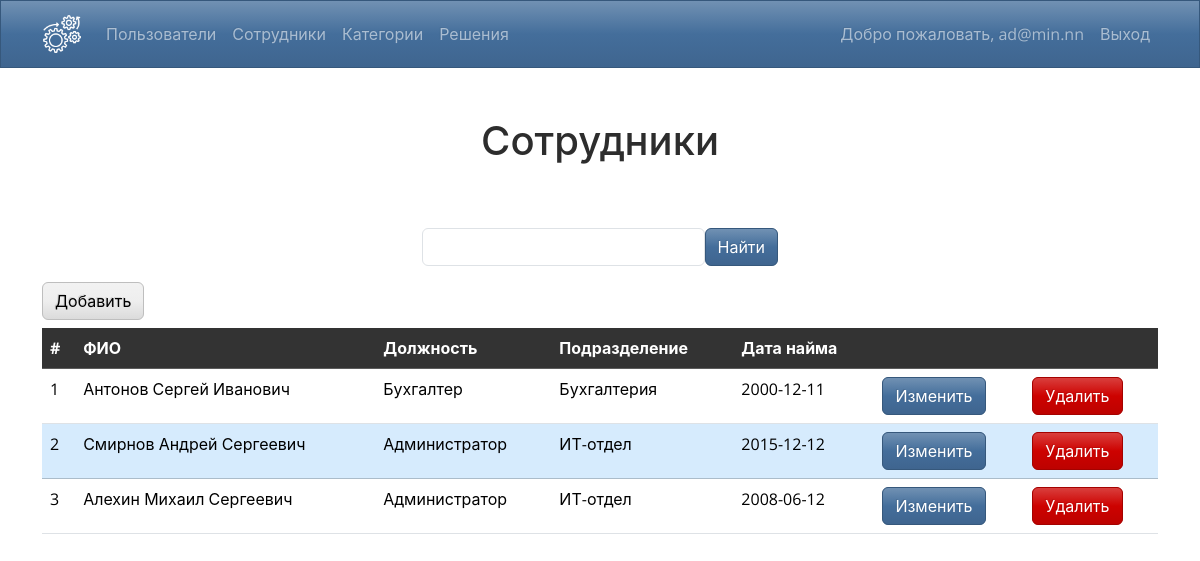
The app's page /dashboard/emps (signed in) with its own data.
### tables this page shows
CREATE TABLE `employees` (
  `empId` int(10) UNSIGNED NOT NULL,
  `lname` varchar(255) NOT NULL,
  `fname` varchar(255) NOT NULL,
  `patr` varchar(255) NOT NULL,
  `place` varchar(255) DEFAULT NULL,
  `department` varchar(255) NOT NULL,
  `ur_id` int(10) UNSIGNED NOT NULL,
  `h_date` date NOT NULL
);

### app/controllers/Dashboard.php (called while the page is built, shortened)
<?php
class Dashboard extends Controller {
    public function __construct() {
        $this->empModel = $this->model('Employee');
       }
public function emps() {
    $emps = null;
    if(isset($_POST["search"]))    {
        $param = trim($_POST["fsearch"]);
        $emps = $this->empModel->getEmps($param);
    } else {
        $emps = $this->empModel->getEmps(null);
    }
    $data = [
        'emps' => $emps
    ];
    $this->view('dashboard/emps', $data);
}
}

### app/libraries/Core.php (called while the page is built, shortened)
<?php
class Core {
    protected $currentMethod = 'index';
    public function __construct(){
       $url = $this->getUrl();
       if(isset($_GET['url'])){
        if(file_exists('../app/controllers/' . ucwords($url[0]). '.php')){
             unset($url[0]);
   }
}
       $this->currentController = new $this->currentController;
    if(isset($url[1])) {
        if(method_exists($this->currentController, $url[1])) {
        $this->currentMethod = $url[1];
        unset($url[1]);
        }
    }
    $this->params = $url ? array_values($url) : [];
    call_user_func_array([$this->currentController, $this->currentMethod], $this->params);
    }
    public function getUrl(){
        if(isset($_GET['url']))
        {
            $url = rtrim($_GET['url'], '/');
            $url = filter_var($url, FILTER_SANITIZE_URL);
            $url = explode('/', $url);
            return $url;
        }
    }
}

### public/index.php (called while the page is built)
<?php require_once '../app/bootstrap.php';
$init = new Core();

### app/libraries/Database.php (called while the page is built, shortened)
<?php
class Database {
    private $host = DB_HOST;
    private $user = DB_USER;
    private $pass = DB_PASS;
    private $dbname = DB_NAME;
    private $dbh;
    private $stmt;
    public function __construct(){
        $dsn = 'mysql:host='.$this->host.';dbname='.$this->dbname;
    $options = array(
        PDO::ATTR_PERSISTENT => true,
        PDO::ATTR_ERRMODE => PDO::ERRMODE_EXCEPTION
    );
    try {
$this->dbh = new PDO($dsn, $this->user, $this->pass, $options);
$this->dbh->exec("set names utf8");
    } catch (PDOException $e) {
        $this->error=$e->getMessage();
        echo $this->error;
    }
    }
    public function query($sql){
        $this->stmt = $this->dbh->prepare($sql);
    }
    public function execute(){
        return $this->stmt->execute();
    }
    public function resultSet(){
        $this->execute();
        return $this->stmt->fetchAll(PDO::FETCH_OBJ);
    }
}

### app/models/Employee.php (called while the page is built, shortened)
<?php
class Employee {
    private $db;
public function __construct(){
    $this->db = new Database;
}
public function getEmps($param) {
 $results = null;
    if($param == null)
    {
    $this->db->query("SELECT * FROM employees e, users u WHERE e.ur_id=u.id");
    $results = $this->db->resultSet();
    }
    else
    {
    $this->db->query("SELECT * FROM employees e, users u WHERE e.ur_id=u.id and (lname like '%".$param."%' or place like '%".$param."%' or department like '%".$param."%')");
    $results = $this->db->resultSet();
    }
    return $results;
}
}

### app/views/dashboard/emps.php (the view, shortened to what this page needs)
<?php require APPROOT.'/views/inc/header.php'; ?>
<h1 class="mt-2 mb-3 text-center">Сотрудники</h1>
<div class="row">
<div class="offset-md-4 col-md-4 offset-md-4 col-12">
<form action="<?php echo URLROOT; ?>/dashboard/emps" method="POST"  class="mt-5 mb-3">
  <div class="d-flex">
      <input type="text" class="form-control" name="fsearch">
      <button type="submit" name="search" class="btn btn-primary">Найти</button>
  </div>
</form>
</div>
</div>
<a class="btn btn-light mb-2" href="<?php echo URLROOT; ?>/dashboard/addemp">Добавить</a>
 <table class="table table-hover">
  <thead>
    <tr class="table-dark">
      <th class="p-2">#</th>
      <th class="p-2">ФИО</th>
      <th class="p-2">Должность</th>
      <th class="p-2">Подразделение</th>
      <th class="p-2">Дата найма</th>
      <th class="p-2"></th>
      <th class="p-2"></th>
    </tr>
  </thead>
  <tbody>
<?php $row=0; foreach($data['emps'] as $emp) : ?>
<?php $row++; ?>
    <tr <?php if($row % 2 == 0) echo 'class="table-info"'; ?> >
      <td ><?php echo $row; ?></td>
      <td><?php echo $emp->lname." ".$emp->fname." ".$emp->patr; ?></td>
      <td><?php echo $emp->place; ?></td>
      <td><?php echo $emp->department; ?></td>
      <td><?php echo $emp->h_date; ?></td>
      <td><a class="btn btn-primary" href="<?php echo URLROOT; ?>/dashboard/editemp/<?php echo $emp->empId; ?>">Изменить</a></td>
      <td><a class="btn btn-danger" href="<?php echo URLROOT; ?>/dashboard/delEmp/<?php echo $emp->empId; ?>">Удалить</a></td>
       </tr>
<?php endforeach; ?>
  </tbody>
</table>
<?php require APPROOT.'/views/inc/footer.php'; ?>

### app/libraries/Controller.php (shortened to what this page needs)
<?php
class Controller {
    public function view($view, $data = []) {
if(file_exists('../app/views/'.$view.'.php')) {
    require_once '../app/views/'.$view.'.php';
}
else {
    die('Представление не существует!');
}
    }
}

### app/views/inc/header.php (shortened to what this page needs)
<!DOCTYPE html>
<html lang="en">
<head>
    <link rel="stylesheet" href="<?php echo URLROOT; ?>/css/bootstrap.min.css">
    <link rel="stylesheet" href="<?php echo URLROOT; ?>/css/bootstrap_sl.min.css">
</head>
<body>
<?php require APPROOT.'/views/inc/navbar.php'; ?>
<div class="container">

### app/views/inc/navbar.php (shortened to what this page needs)
<nav class="navbar navbar-expand-lg bg-primary" data-bs-theme="dark">
  <div class="container">
    <a class="navbar-brand" href="<?php echo URLROOT; ?>"><img width="40" src="<?php echo URLROOT.'/public/images/logo.png'; ?>" alt="support"></a>
    <div class="collapse navbar-collapse" id="navbarSupportedContent">
      <ul class="navbar-nav me-auto mb-2 mb-lg-0">
      <?php if(isset($_SESSION['user_id'])) {
        if($_SESSION['user_role'] == "admin") {
          ?>
           <li class="nav-item">
          <a class="nav-link" href="<?php echo URLROOT; ?>/dashboard/users">Пользователи</a>
        </li>
        <li class="nav-item">
          <a class="nav-link" href="<?php echo URLROOT; ?>/dashboard/emps">Сотрудники</a>
        </li>
        <li class="nav-item">
          <a class="nav-link" href="<?php echo URLROOT; ?>/dashboard/cats">Категории</a>
        </li>
        <li class="nav-item">
          <a class="nav-link" href="<?php echo URLROOT; ?>/dashboard/prods">Решения</a>
        </li>
          <?php
        }
      }
      else {
        ?>
         <li class="nav-item">
          <a class="nav-link" href="<?php echo URLROOT; ?>/clients/prods">Каталог</a>
        </li>
        <?php
      }
      ?>
      </ul>
      <ul class="navbar-nav ml-auto">
    <?php if(isset($_SESSION['user_id']))
      {
        echo '<li class="nav-item">
      <a class="nav-link" href="#">Добро пожаловать, '.$_SESSION['user_email'].'</a>
    </li>';
        echo '<li class="nav-item">
        <a class="nav-link" href="'.URLROOT.'/users/logout">Выход</a>
      </li>';
      }
    ?></ul>
    </div>
  </div>
</nav>

### app/views/inc/footer.php (shortened to what this page needs)
</div>
</body>
</html>

### records on screen
employees: lname "Антонов", fname "Сергей", patr "Иванович", place "Бухгалтер", department "Бухгалтерия", h_date "2000-12-11"
employees: lname "Смирнов", fname "Андрей", patr "Сергеевич", place "Администратор", department "ИТ-отдел", h_date "2015-12-12"
employees: lname "Алехин", fname "Михаил", patr "Сергеевич", place "Администратор", department "ИТ-отдел", h_date "2008-06-12"

### other values on screen
$_SESSION['user_email'] "ad@min.nn"
